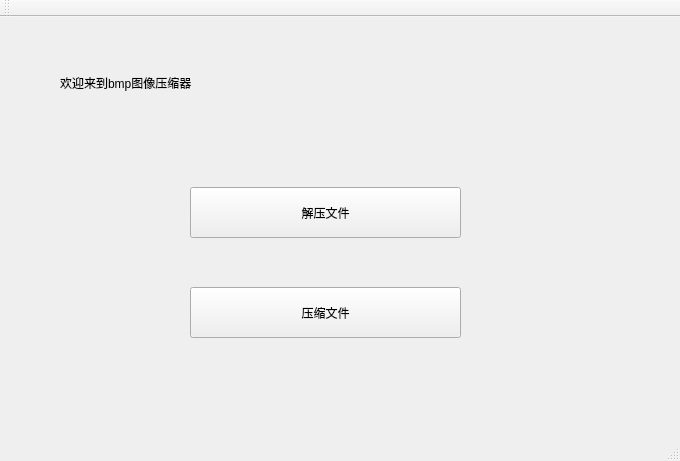
<?xml version="1.0" encoding="UTF-8"?>
<ui version="4.0">
 <class>MainWindow</class>
 <widget class="QMainWindow" name="MainWindow">
  <property name="geometry">
   <rect>
    <x>0</x>
    <y>0</y>
    <width>680</width>
    <height>461</height>
   </rect>
  </property>
  <property name="windowTitle">
   <string>MainWindow</string>
  </property>
  <widget class="QWidget" name="centralWidget">
   <widget class="QPushButton" name="depress_btn">
    <property name="geometry">
     <rect>
      <x>190</x>
      <y>170</y>
      <width>271</width>
      <height>51</height>
     </rect>
    </property>
    <property name="text">
     <string>解压文件</string>
    </property>
   </widget>
   <widget class="QPushButton" name="compress_btn">
    <property name="geometry">
     <rect>
      <x>190</x>
      <y>270</y>
      <width>271</width>
      <height>51</height>
     </rect>
    </property>
    <property name="text">
     <string>压缩文件</string>
    </property>
   </widget>
   <widget class="QLabel" name="label">
    <property name="geometry">
     <rect>
      <x>60</x>
      <y>30</y>
      <width>451</width>
      <height>71</height>
     </rect>
    </property>
    <property name="styleSheet">
     <string notr="true">font: 24pt &quot;华文隶书&quot;;</string>
    </property>
    <property name="text">
     <string>欢迎来到bmp图像压缩器</string>
    </property>
   </widget>
  </widget>
  <widget class="QMenuBar" name="menuBar">
   <property name="geometry">
    <rect>
     <x>0</x>
     <y>0</y>
     <width>680</width>
     <height>22</height>
    </rect>
   </property>
  </widget>
  <widget class="QToolBar" name="mainToolBar">
   <attribute name="toolBarArea">
    <enum>TopToolBarArea</enum>
   </attribute>
   <attribute name="toolBarBreak">
    <bool>false</bool>
   </attribute>
  </widget>
  <widget class="QStatusBar" name="statusBar"/>
 </widget>
 <layoutdefault spacing="6" margin="11"/>
 <resources/>
 <connections/>
</ui>
